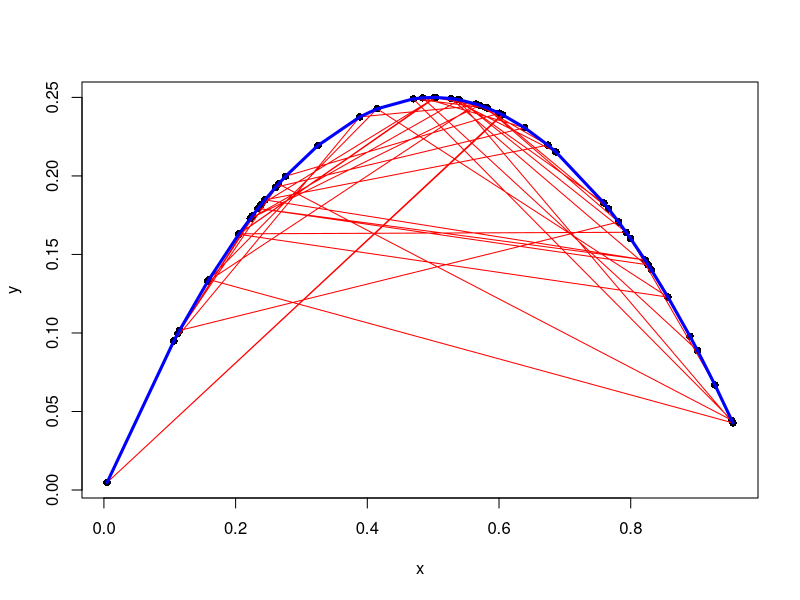

This chart was generated by the following R code:
## ---- chunk 1
# 50 points in [0,1] but in random order
set.seed( 221)
x<- runif( 50)
y<- x - x^2  # a simple quadratic curve in x
plot( x,y, pch=16)
# crazy lines
lines( x,y, col="red")
#use of the order function 
ix<- order(x)
xSorted<- x[ix]
ySorted<- y[ix]
# nice lines
lines( xSorted, ySorted, col="blue", lwd=3)
